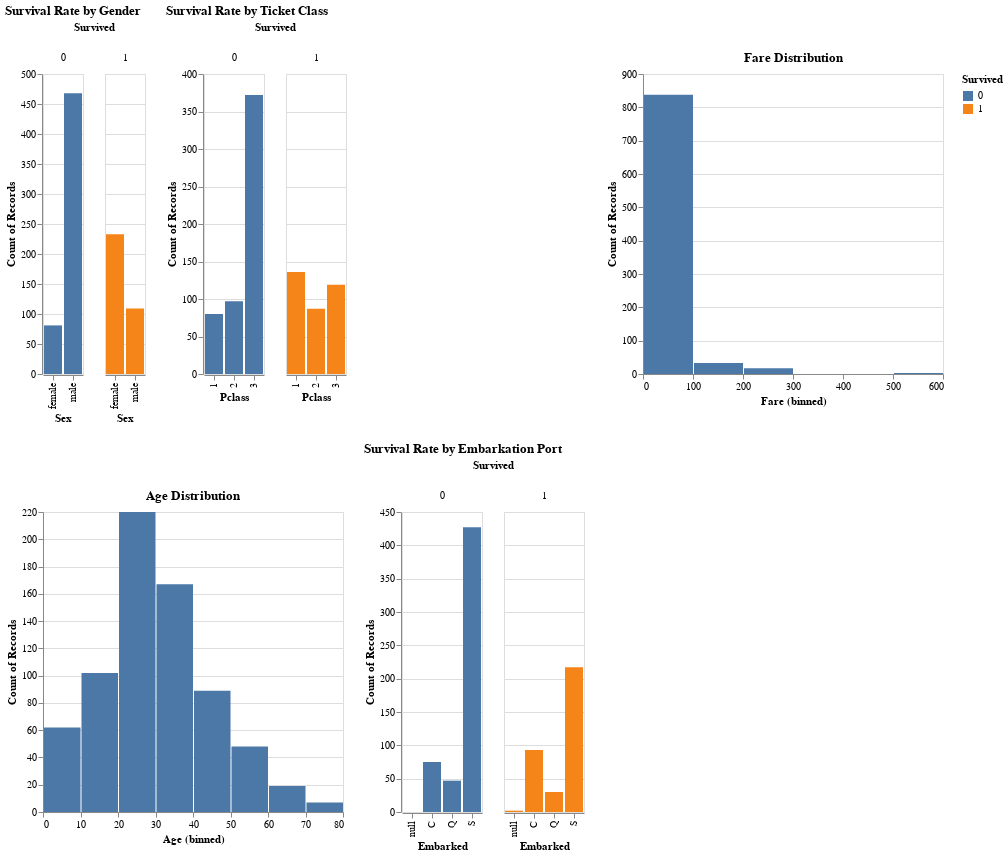

Notebook source saved alongside this figure:
### Markdown cell above
# 3
## Answer:

**Target Question**: 
What factors influenced the survival rates of passengers aboard the Titanic?

**Recruited Participants**: 
Since I work for a large tech company, I will be consultin co-workers.

# **Measures**:

1. **Insight Depth**: Evaluate the depth of insights gained from the visualization regarding the relationship between various factors (e.g., gender, age, ticket class) and survival rates.
2. **Accuracy**: Assess the accuracy of the visualization in representing the data and its patterns faithfully.
3. **Use Cases**: Determine the usefulness of the visualization in exploring and communicating insights about the dataset.

### Code cell
import pandas as pd
import altair as alt

df = pd.read_csv('titanic/titanic.csv')

# Step 1: Load the Titanic dataset
titanic_data = df.copy()

# Example 1: Survival rate by gender
survival_by_gender = alt.Chart(titanic_data).mark_bar().encode(
    x='Sex',
    y='count()',
    color='Survived:N',
    column='Survived:N'
).properties(
    title='Survival Rate by Gender'
)

# Example 2: Survival rate by ticket class
survival_by_class = alt.Chart(titanic_data).mark_bar().encode(
    x='Pclass:O',
    y='count()',
    color='Survived:N',
    column='Survived:N'
).properties(
    title='Survival Rate by Ticket Class'
)

# Example 3: Age distribution
age_distribution = alt.Chart(titanic_data).mark_bar().encode(
    alt.X('Age:Q', bin=True),
    y='count()',
).properties(
    title='Age Distribution'
)

# Example 4: Survival rate by embarkation port
survival_by_embarkation = alt.Chart(titanic_data).mark_bar().encode(
    x='Embarked',
    y='count()',
    color='Survived:N',
    column='Survived:N'
).properties(
    title='Survival Rate by Embarkation Port'
)

# Example 5: Fare distribution
fare_distribution = alt.Chart(titanic_data).mark_bar().encode(
    alt.X('Fare:Q', bin=True),
    y='count()',
).properties(
    title='Fare Distribution'
)

# Display the visualizations
((survival_by_gender | survival_by_class) & (age_distribution | survival_by_embarkation) | fare_distribution).resolve_scale(y='independent')

# Step 3: Evaluate Insight Depth, Accuracy, and Use Cases
# Similar to before, engage stakeholders for interpretation and discuss potential use cases.

# Step 4: Document findings
# Record the insights gained, accuracy of interpretations, and potential use cases for the visualizations.

### Figure 1 — Vega-Lite specification as saved in the notebook (floating-point values rounded to 4 significant figures; data arrays with more than 128 entries replaced by an {"elided": "..."} marker saying what was removed)
{"config": {"view": {"continuousWidth": 300, "continuousHeight": 300}}, "hconcat": [{"vconcat": [{"hconcat": [{"mark": {"type": "bar"}, "encoding": {"color": {"field": "Survived", "type": "nominal"}, "column": {"field": "Survived", "type": "nominal"}, "x": {"field": "Sex", "type": "nominal"}, "y": {"aggregate": "count", "type": "quantitative"}}, "title": "Survival Rate by Gender"}, {"mark": {"type": "bar"}, "encoding": {"color": {"field": "Survived", "type": "nominal"}, "column": {"field": "Survived", "type": "nominal"}, "x": {"field": "Pclass", "type": "ordinal"}, "y": {"aggregate": "count", "type": "quantitative"}}, "title": "Survival Rate by Ticket Class"}]}, {"hconcat": [{"mark": {"type": "bar"}, "encoding": {"x": {"bin": true, "field": "Age", "type": "quantitative"}, "y": {"aggregate": "count", "type": "quantitative"}}, "title": "Age Distribution"}, {"mark": {"type": "bar"}, "encoding": {"color": {"field": "Survived", "type": "nominal"}, "column": {"field": "Survived", "type": "nominal"}, "x": {"field": "Embarked", "type": "nominal"}, "y": {"aggregate": "count", "type": "quantitative"}}, "title": "Survival Rate by Embarkation Port"}]}]}, {"mark": {"type": "bar"}, "encoding": {"x": {"bin": true, "field": "Fare", "type": "quantitative"}, "y": {"aggregate": "count", "type": "quantitative"}}, "title": "Fare Distribution"}], "data": {"name": "data-93290830beea3a875eeab316df346c54"}, "resolve": {"scale": {"y": "independent"}}, "$schema": "https://vega.github.io/schema/vega-lite/v5.16.3.json", "datasets": {"data-93290830beea3a875eeab316df346c54": {"elided": "891 records"}}}
